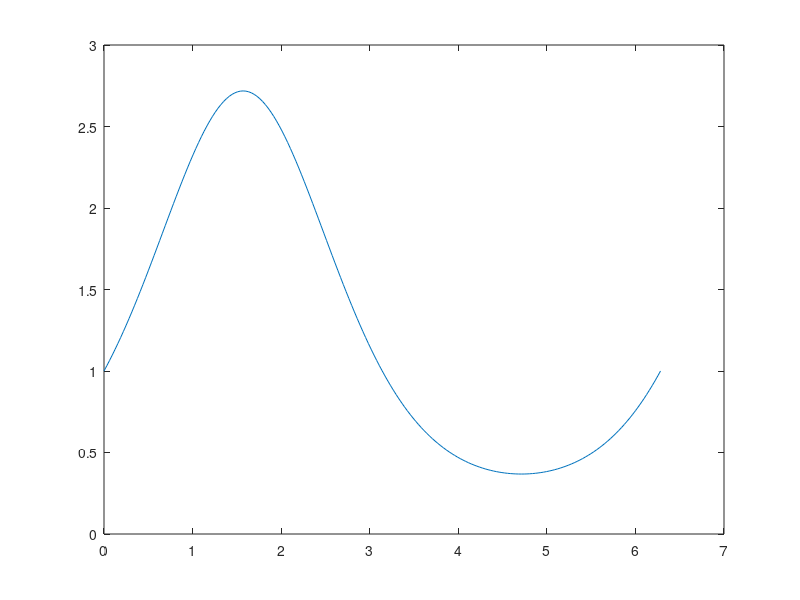

Recreate this plot in MATLAB.
t = 0:pi/100:2*pi;
y = exp(sin(t));
h = plot(t,y,'YDataSource','y');
for k = 1:0.01:10
   y = exp(sin(t.*k));
   %refreshdata(h,'caller') 
   %drawnow
end